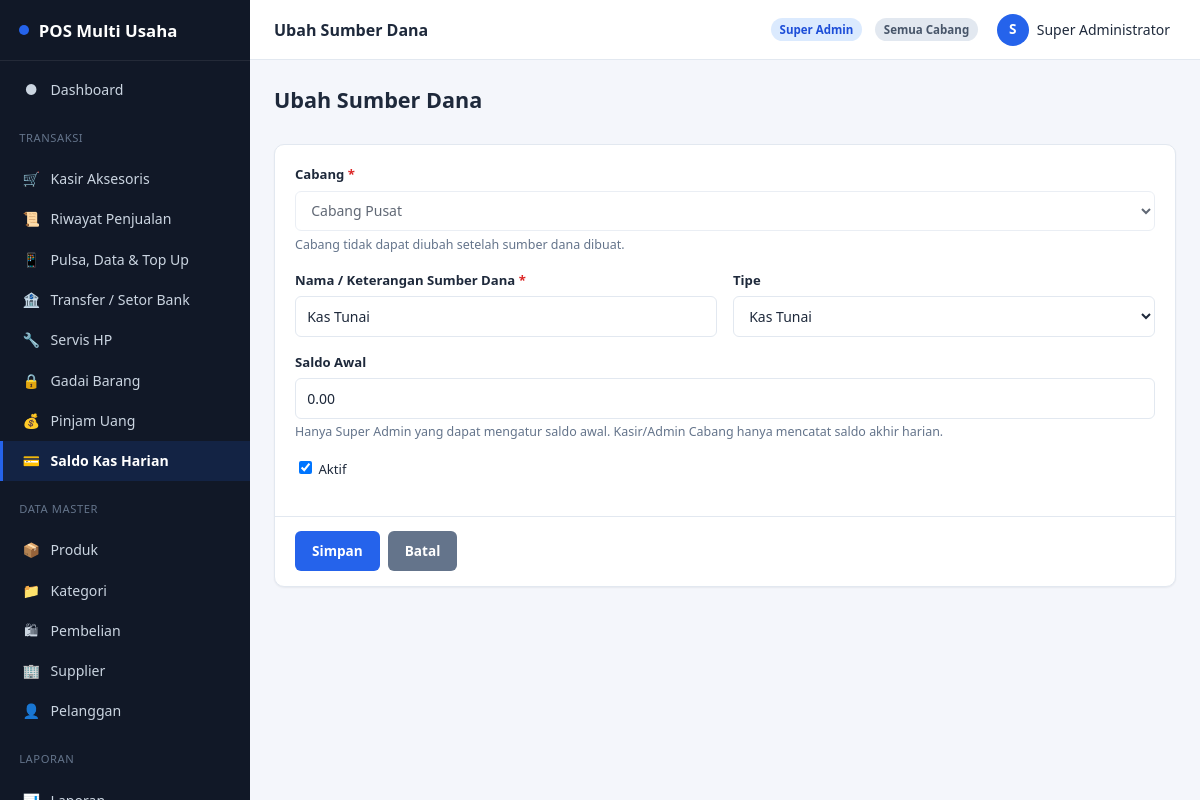
/cash/sourceEdit/1 (signed in), run on the app's committed database.
### tables this page shows
CREATE TABLE IF NOT EXISTS cash_sources (
    id                INT UNSIGNED AUTO_INCREMENT PRIMARY KEY,
    branch_id         INT UNSIGNED NOT NULL,
    name              VARCHAR(100) NOT NULL COMMENT 'Keterangan sumber dana, mis. Kas Tunai, Saldo Bank BCA, Gopay Merchant',
    type              ENUM('cash','bank','ewallet','other') NOT NULL DEFAULT 'cash',
    opening_balance   DECIMAL(15,2) NOT NULL DEFAULT 0 COMMENT 'Saldo awal - hanya diatur Super Admin',
    is_active         TINYINT(1) NOT NULL DEFAULT 1,
    created_by        INT UNSIGNED DEFAULT NULL,
    created_at        DATETIME NOT NULL DEFAULT CURRENT_TIMESTAMP,
    updated_at        DATETIME NOT NULL DEFAULT CURRENT_TIMESTAMP ON UPDATE CURRENT_TIMESTAMP,
    deleted_at        DATETIME DEFAULT NULL,
    CONSTRAINT fk_cashsource_branch FOREIGN KEY (branch_id) REFERENCES branches(id) ON DELETE CASCADE,
    CONSTRAINT fk_cashsource_user FOREIGN KEY (created_by) REFERENCES users(id) ON DELETE SET NULL
);

CREATE TABLE IF NOT EXISTS branches (
    id            INT UNSIGNED AUTO_INCREMENT PRIMARY KEY,
    code          VARCHAR(20)  NOT NULL UNIQUE,
    name          VARCHAR(100) NOT NULL,
    address       VARCHAR(255) DEFAULT NULL,
    phone         VARCHAR(30)  DEFAULT NULL,
    is_active     TINYINT(1)   NOT NULL DEFAULT 1,
    created_at    DATETIME     NOT NULL DEFAULT CURRENT_TIMESTAMP,
    updated_at    DATETIME     NOT NULL DEFAULT CURRENT_TIMESTAMP ON UPDATE CURRENT_TIMESTAMP,
    deleted_at    DATETIME     DEFAULT NULL
);

### app/core/Controller.php (called while the page is built, shortened)
<?php
abstract class Controller
{
    protected function view(string $view, array $data = [], string $layout = 'app'): void
    {
        extract($data, EXTR_SKIP);
        $viewFile = VIEW_PATH . '/' . $view . '.php';
        $content = function () use ($viewFile, $data): void {
            extract($data, EXTR_SKIP);
            require $viewFile;
        };
        require VIEW_PATH . '/layouts/' . $layout . '.php';
    }
}

### app/controllers/CashController.php (called while the page is built, shortened)
<?php
final class CashController extends Controller
{
    public function sourceEdit(string $id): void
    {
        $item = CashSourceModel::find((int) $id);
        $this->view('cash/source_form', [
            'title'    => 'Ubah Sumber Dana',
            'item'     => $item,
            'branches' => BranchModel::activeList(),
        ]);
    }
}

### app/core/Router.php (called while the page is built, shortened)
<?php
final class Router
{
    public static function dispatch(string $route): void
    {
        $route = trim($route, '/');
        $segments = $route === '' ? [] : explode('/', $route);
        $action    = $segments[1] ?? 'index';
        $params    = array_slice($segments, 2);
        $controller = new $controllerClass();
        call_user_func_array([$controller, $action], $params);
    }
}

### index.php (called while the page is built, shortened)
<?php
require ROOT_PATH . '/app/config/config.php';
$route = $_GET['route'] ?? '';
Router::dispatch($route);

### app/core/Database.php (called while the page is built, shortened)
<?php
final class Database
{
    private static ?PDO $instance = null;
    public static function connection(): PDO
    {
        if (self::$instance === null) {
            $dsn = 'mysql:host=' . DB_HOST . ';dbname=' . DB_NAME . ';charset=' . DB_CHARSET;
            self::$instance = new PDO($dsn, DB_USER, DB_PASS, [
                PDO::ATTR_ERRMODE            => PDO::ERRMODE_EXCEPTION,
                PDO::ATTR_DEFAULT_FETCH_MODE => PDO::FETCH_ASSOC,
                PDO::ATTR_EMULATE_PREPARES   => false,
            ]);
        }
        return self::$instance;
    }
}

### app/core/Model.php (called while the page is built, shortened)
<?php
abstract class Model
{
    protected static string $table;
    protected static string $primaryKey = 'id';
    protected static bool $softDelete = false;
    protected static function db(): PDO
    {
        return Database::connection();
    }
    public static function find(int $id): ?array
    {
        $sql = 'SELECT * FROM ' . static::$table . ' WHERE ' . static::$primaryKey . ' = :id';
        $sql .= static::$softDelete ? ' AND deleted_at IS NULL' : '';
        $stmt = static::db()->prepare($sql);
        $stmt->execute(['id' => $id]);
        $row = $stmt->fetch();
        return $row === false ? null : $row;
    }
    public static function whereAll(array $conditions, string $orderBy = '', int $limit = 0): array
    {
        [$clause, $params] = static::buildWhere($conditions);
        $sql = 'SELECT * FROM ' . static::$table . $clause;
        if ($orderBy !== '') {
            $sql .= ' ORDER BY ' . $orderBy;
        }
        $stmt = static::db()->prepare($sql);
        $stmt->execute($params);
        return $stmt->fetchAll();
    }
    protected static function buildWhere(array $conditions): array
    {
        $parts = [];
        $params = [];
        if (static::$softDelete) {
            $parts[] = 'deleted_at IS NULL';
        }
        foreach ($conditions as $col => $val) {
            $key = str_replace('.', '_', $col);
            if ($val === null) {
                $parts[] = "$col IS NULL";
            } else {
                $parts[] = "$col = :$key";
                $params[$key] = $val;
            }
        }
        $clause = $parts === [] ? '' : ' WHERE ' . implode(' AND ', $parts);
        return [$clause, $params];
    }
}

### app/config/config.php (called while the page is built, shortened)
<?php
spl_autoload_register(function (string $class): void {
    $dirs = [
        APP_PATH . '/core/',
        APP_PATH . '/controllers/',
        APP_PATH . '/models/',
    ];
    foreach ($dirs as $dir) {
        $file = $dir . $class . '.php';
        if (is_file($file)) {
            return;
        }
    }
});
require_once APP_PATH . '/core/helpers.php';
require_once APP_PATH . '/config/database.php';

### app/models/BranchModel.php (called while the page is built, shortened)
<?php
final class BranchModel extends Model
{
    public static function activeList(): array
    {
        return self::whereAll(['is_active' => 1], 'name');
    }
}

### app/core/helpers.php (the view, shortened to what this page needs)
<?php
function e(?string $value): string
{
    return htmlspecialchars($value ?? '', ENT_QUOTES, 'UTF-8');
}
function url(string $path = ''): string
{
    return BASE_URL . '/' . ltrim($path, '/');
}
function render_menu_group(array $items, string $activeModule): void
{
    foreach ($items as $item) {
        $active = $item['key'] === $activeModule ? ' active' : '';
        echo '<li><a class="' . trim($active) . '" href="' . e(url($item['route'])) . '"><span class="icon">' . $item['icon'] . '</span><span>' . e($item['label']) . '</span></a></li>';
    }
}

### app/views/cash/source_form.php (shortened to what this page needs)
<?php $isEdit = $item !== null; ?>
<div class="content-header">
    <h1><?= $isEdit ? 'Ubah Sumber Dana' : 'Tambah Sumber Dana' ?></h1>
</div>
<div class="card">
    <form method="post" action="<?= e(url($isEdit ? 'cash/sourceUpdate/' . $item['id'] : 'cash/sourceStore')) ?>">
        <div class="card-body">
            <div class="form-group">
                <label>Cabang <span class="req">*</span></label>
                <select name="branch_id" required <?= $isEdit ? 'disabled' : '' ?>>
                    <?php foreach ($branches as $b): ?>
                        <option value="<?= (int) $b['id'] ?>" <?= $isEdit && (int) $item['branch_id'] === (int) $b['id'] ? 'selected' : '' ?>><?= e($b['name']) ?></option>
                    <?php endforeach; ?>
                </select>
                <p class="form-hint">Cabang tidak dapat diubah setelah sumber dana dibuat.</p>
            </div>
            <div class="form-row">
                <div class="form-group">
                    <label>Nama / Keterangan Sumber Dana <span class="req">*</span></label>
                    <input type="text" name="name" value="<?= $isEdit ? e($item['name']) : old('name') ?>" required maxlength="100" placeholder="mis. Kas Tunai, Saldo Bank BCA, Gopay Merchant">
                </div>
                <div class="form-group">
                    <label>Tipe</label>
                    <?php $type = $isEdit ? $item['type'] : old('type', 'cash'); ?>
                    <select name="type">
                        <option value="cash" <?= $type === 'cash' ? 'selected' : '' ?>>Kas Tunai</option>
                    </select>
                </div>
            </div>
            <div class="form-group">
                <label>Saldo Awal</label>
                <input type="number" step="0.01" min="0" name="opening_balance" value="<?= $isEdit ? e((string) $item['opening_balance']) : (old('opening_balance') ?: '0') ?>">
                <p class="form-hint">Hanya Super Admin yang dapat mengatur saldo awal. Kasir/Admin Cabang hanya mencatat saldo akhir harian.</p>
            </div>
            <div class="form-group">
                <label style="font-weight:400;"><input type="checkbox" name="is_active" value="1" <?= (!$isEdit || $item['is_active']) ? 'checked' : '' ?> style="width:auto;display:inline-block;"> Aktif</label>
            </div>
        </div>
        <div class="card-footer flex gap-sm">
            <button type="submit" class="btn">Simpan</button>
            <a class="btn btn-secondary" href="<?= e(url('cash/sources')) ?>">Batal</a>
        </div>
    </form>
</div>

### assets/css/app.css (style rules this page uses)
:root { --color-primary: #2563eb; --color-primary-dark: #1d4ed8; --color-primary-light: #dbeafe; --color-success: #16a34a; --color-success-light: #dcfce7; --color-danger: #dc2626; --color-danger-light: #fee2e2; --color-warning: #d97706; --color-warning-light: #fef3c7; --color-info: #0891b2; --color-bg: #f4f6fb; --color-surface: #ffffff; --color-border: #e2e8f0; --color-text: #1e293b; --color-text-muted: #64748b; --color-sidebar-bg: #111827; --color-sidebar-text: #cbd5e1; --color-sidebar-active: #2563eb; --radius-sm: 6px; --radius-md: 10px; --radius-lg: 16px; --shadow-sm: 0 1px 2px rgba(15, 23, 42, .06); --shadow-md: 0 4px 12px rgba(15, 23, 42, .08); --sidebar-width: 250px; --header-height: 60px; }
* { box-sizing: border-box; }
html, body { margin: 0; padding: 0; height: 100%; }
body { font-family: 'Segoe UI', Roboto, -apple-system, BlinkMacSystemFont, Arial, sans-serif; background: var(--color-bg); color: var(--color-text); font-size: 14px; line-height: 1.5; }
a { color: var(--color-primary); text-decoration: none; }
h1, h2, h3, h4 { margin: 0 0 .5rem; font-weight: 600; }
p { margin: 0 0 .75rem; }
.sidebar-nav a { display: flex; align-items: center; gap: .65rem; padding: .6rem 1.2rem; color: var(--color-sidebar-text); font-size: .88rem; border-left: 3px solid transparent; }
.sidebar-nav a.active { background: rgba(37,99,235,.15); border-left-color: var(--color-sidebar-active); color: #fff; font-weight: 600; }
.sidebar-nav .icon { width: 18px; text-align: center; }
.content-header { display: flex; align-items: center; justify-content: space-between; flex-wrap: wrap; gap: .75rem; margin-bottom: 1.25rem; }
.content-header h1 { font-size: 1.35rem; }
.card { background: var(--color-surface); border: 1px solid var(--color-border); border-radius: var(--radius-md); box-shadow: var(--shadow-sm); margin-bottom: 1.25rem; }
.card-body { padding: 1.25rem; }
.card-footer { padding: .9rem 1.25rem; border-top: 1px solid var(--color-border); }
.form-group { margin-bottom: 1rem; }
.form-row { display: grid; grid-template-columns: repeat(2, 1fr); gap: 1rem; }
label { display: block; font-weight: 600; font-size: .82rem; margin-bottom: .35rem; }
label .req { color: var(--color-danger); }
input[type=text], input[type=password], input[type=number], input[type=date], input[type=datetime-local], input[type=search], input[type=email], input[type=tel], select, textarea { width: 100%; padding: .55rem .7rem; border: 1px solid var(--color-border); border-radius: var(--radius-sm); font: inherit; background: #fff; color: var(--color-text); }
.form-hint { font-size: .78rem; color: var(--color-text-muted); margin-top: .3rem; }
.btn { display: inline-flex; align-items: center; justify-content: center; gap: .4rem; padding: .55rem 1rem; border-radius: var(--radius-sm); border: 1px solid transparent; font: inherit; font-weight: 600; font-size: .85rem; cursor: pointer; background: var(--color-primary); color: #fff; transition: filter .15s ease; }
.btn-secondary { background: #64748b; }
.flex { display: flex; }
.gap-sm { gap: .5rem; }

### data on the page
cash_sources: branch_id "Cabang Pusat", name "Kas Tunai", type "Kas Tunai", opening_balance "0.00", is_active "☑"

### other printed values
APP_NAME "POS Multi Usaha"
$item['icon'] "●"
$item['label'] "Dashboard"
$item['icon'] "🛒"
$item['label'] "Kasir Aksesoris"
$item['icon'] "📜"
$item['label'] "Riwayat Penjualan"
$item['icon'] "📱"
$item['label'] "Pulsa, Data & Top Up"
$item['icon'] "🏦"
$item['label'] "Transfer / Setor Bank"
$item['icon'] "🔧"
$item['label'] "Servis HP"
$item['icon'] "🔒"
$item['label'] "Gadai Barang"
